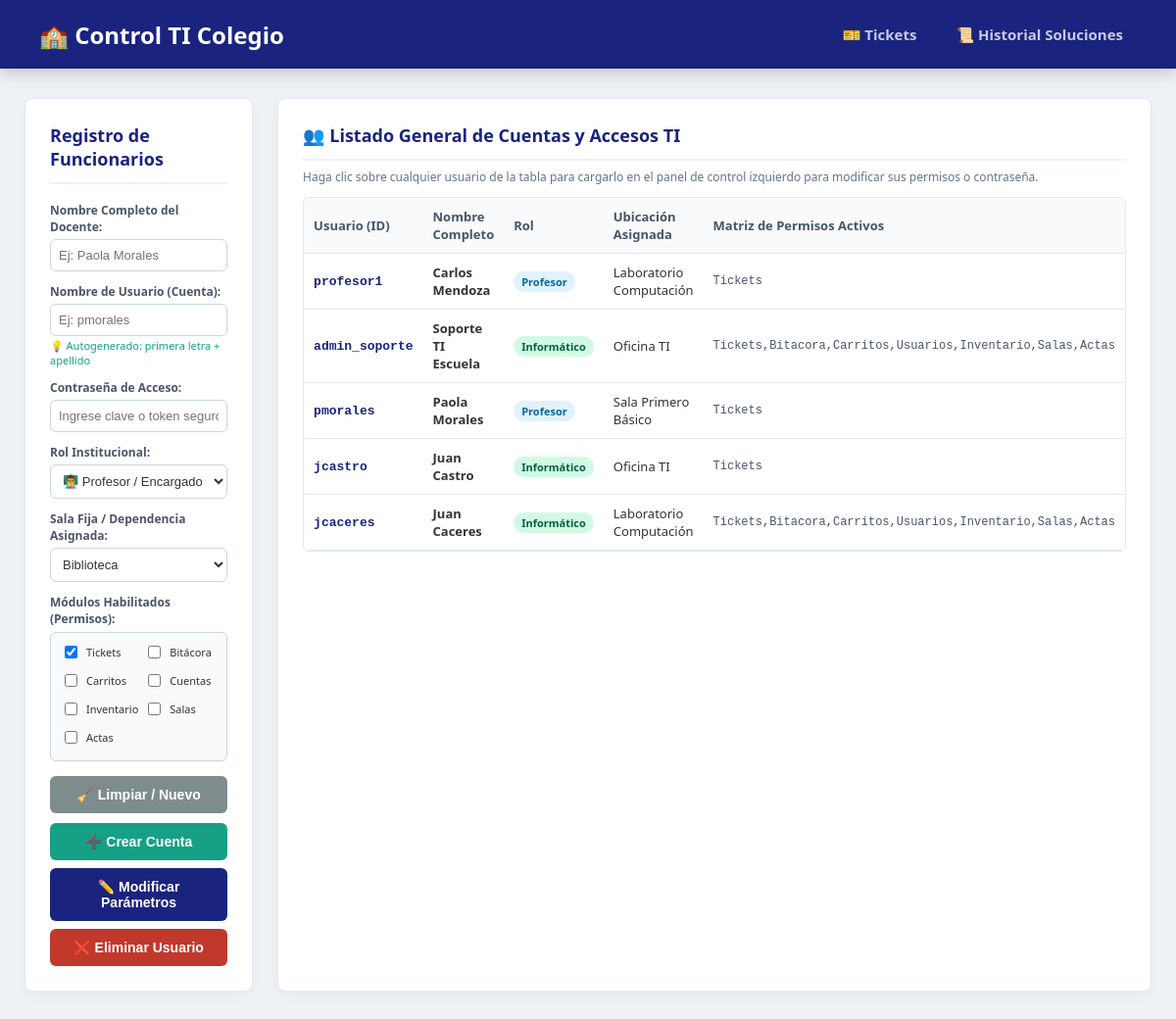
/mantenedor_usuarios (signed in), run on the app's committed database.
### tables this page shows
CREATE TABLE usuarios (
                    username TEXT PRIMARY KEY,
                    password TEXT NOT NULL,
                    rol TEXT NOT NULL,
                    nombre_completo TEXT NOT NULL,
                    sala_asignada TEXT DEFAULT 'Sala 1',
                    permisos TEXT DEFAULT 'Tickets'
                );

### app_escuela.py (the view, shortened to what this page needs)
@app.route('/mantenedor_usuarios', methods=['GET', 'POST'])
def mantenedor_usuarios():
    if 'usuario' not in session: return redirect(url_for('login'))
    usuarios_list = consultar_escuela("SELECT username, password, rol, nombre_completo, sala_asignada, permisos FROM usuarios")
    salas_raw = consultar_escuela("SELECT nombre_sala FROM salas ORDER BY nombre_sala ASC")
    salas_disponibles = [s[0] for s in salas_raw]
    return render_template('mantenedor_usuarios.html', usuarios=usuarios_list, salas_select=salas_disponibles)

### app_escuela.py (called while the page is built)
def consultar_escuela(query, params=()):
    try:
        with sqlite3.connect(modelo.db_name) as conexion:
            cursor = conexion.cursor()
            cursor.execute(query, params)
            return cursor.fetchall()
    except Exception as e:
        print(f"Error consulta: {e}")
        return []

### templates/mantenedor_usuarios.html (shortened to what this page needs)
<!DOCTYPE html>
<html lang="es">
<head>
</head>
<body>
    <nav>
        <a class="brand" href="#">🏫 Control TI Colegio</a>
        <div class="menu-items">
            {% if 'Tickets' in session.get('permisos', []) %} <a href="/dashboard">🎫 Tickets</a> {% endif %}
            <a href="/historial_soluciones">📜 Historial Soluciones</a>
        </div>
    </nav>
    <div class="container">
        <form class="left-panel" id="formUsuarios" action="/mantenedor_usuarios" method="POST">
            <h3>Registro de Funcionarios</h3>
            <div class="form-group">
                <label>Nombre Completo del Docente:</label>
                <input type="text" name="nombre_completo" id="txtNombreCompleto" required placeholder="Ej: Paola Morales" oninput="generarNombreUsuarioAutomatico()" autocomplete="off">
            </div>
            <div class="form-group">
                <label>Nombre de Usuario (Cuenta):</label>
                <input type="text" name="username" id="txtUsername" required placeholder="Ej: pmorales" autocomplete="off">
                <span class="hint-text" id="lblHint">💡 Autogenerado: primera letra + apellido</span>
            </div>
            <div class="form-group">
                <label>Contraseña de Acceso:</label>
                <input type="password" name="password" id="txtPassword" required placeholder="Ingrese clave o token seguro">
            </div>
            <div class="form-group">
                <label>Rol Institucional:</label>
                <select name="rol" id="cbRol" required>
                    <option value="Profesor">👨‍🏫 Profesor / Encargado de Sala</option>
                </select>
            </div>
            <div class="form-group">
                <label>Sala Fija / Dependencia Asignada:</label>
                <select name="sala_asignada" id="cbSalaAsignada" required>
                    {% for sala in salas_select %}
                        <option value="{{ sala }}">{{ sala }}</option>
                    {% endfor %}
                </select>
            </div>
            <div class="form-group">
                <label>Módulos Habilitados (Permisos):</label>
                <div class="permisos-grid">
                    <label><input type="checkbox" name="permisos" value="Tickets" class="chk-permiso" checked> Tickets</label>
                    <label><input type="checkbox" name="permisos" value="Bitacora" class="chk-permiso"> Bitácora</label>
                    <label><input type="checkbox" name="permisos" value="Carritos" class="chk-permiso"> Carritos</label>
                    <label><input type="checkbox" name="permisos" value="Usuarios" class="chk-permiso"> Cuentas</label>
                    <label><input type="checkbox" name="permisos" value="Inventario" class="chk-permiso"> Inventario</label>
                    <label><input type="checkbox" name="permisos" value="Salas" class="chk-permiso"> Salas</label>
                    <label><input type="checkbox" name="permisos" value="Actas" class="chk-permiso"> Actas</label>
                </div>
            </div>
            <div class="btn-group">
                <button type="button" style="background:#7f8c8d; color:white; margin-bottom: 2px;" onclick="limpiarFormulario()">🧹 Limpiar / Nuevo</button>
                <button type="submit" class="btn-success" onclick="setAccion('crear')">➕ Crear Cuenta</button>
                <button type="submit" class="btn-primary" onclick="setAccion('modificar')">✏️ Modificar Parámetros</button>
                <button type="submit" class="btn-danger" onclick="setAccion('eliminar')">❌ Eliminar Usuario</button>
            </div>
        </form>
        <div class="right-panel">
            <h3>👥 Listado General de Cuentas y Accesos TI</h3>
            <p style="font-size: 12px; color: #64748b; margin-top: -10px;">Haga clic sobre cualquier usuario de la tabla para cargarlo en el panel de control izquierdo para modificar sus permisos o contraseña.</p>
            <div class="table-container">
                <table>
                    <thead>
                        <tr>
                            <th>Usuario (ID)</th>
                            <th>Nombre Completo</th>
                            <th>Rol</th>
                            <th>Ubicación Asignada</th>
                            <th>Matriz de Permisos Activos</th>
                        </tr>
                    </thead>
                    <tbody>
                        {% for u in usuarios %}
                        <tr class="user-row" onclick="cargarUsuario(this, '{{ u[0] }}', '{{ u[1] }}', '{{ u[2] }}', '{{ u[3] }}', '{{ u[4] }}', '{{ u[5] }}')">
                            <td style="font-family: monospace; font-weight: bold; color: #1a237e;">{{ u[0] }}</td>
                            <td><strong>{{ u[3] }}</strong></td>
                            <td><span class="badge-rol rol-{{ u[2] }}">{{ u[2] }}</span></td>
                            <td>{{ u[4] }}</td>
                            <td style="color: #4a5568; font-size: 12px; font-family: monospace;">{{ u[5] }}</td>
                        </tr>
                        {% else %}
                        <tr>
                            <td colspan="5" style="text-align: center; color: #7f8c8d; padding: 20px;">No hay cuentas creadas en el sistema actualmente.</td>
                        </tr>
                        {% endfor %}
                    </tbody>
                </table>
            </div>
        </div>
    </div>
</body>
</html>

### templates/mantenedor_usuarios.html (style rules this page uses)
:root { --primary: #1a237e; --secondary: #283593; --success: #16a085; --light: #f5f7fa; --danger: #c0392b; }
body { font-family: 'Segoe UI', Tahoma, Geneva, Verdana, sans-serif; background: #eef2f7; margin: 0; padding: 0; color: #333; }
nav { background: var(--primary); color: white; padding: 15px 40px; display: flex; justify-content: space-between; align-items: center; box-shadow: 0 4px 15px rgba(0,0,0,0.2); }
nav a.brand { color: white; text-decoration: none; font-size: 24px; font-weight: 800; }
.menu-items { display: flex; gap: 12px; }
.menu-items a { color: #c5cae9; text-decoration: none; font-size: 15px; font-weight: 600; padding: 10px 14px; border-radius: 6px; text-decoration: none; }
.container { max-width: 1400px; margin: 30px auto; padding: 0 25px; display: flex; gap: 25px; }
.left-panel { width: 360px; background: white; border-radius: 8px; padding: 25px; box-shadow: 0 4px 12px rgba(0,0,0,0.04); height: fit-content; border: 1px solid #e2e8f0; }
.right-panel { flex-grow: 1; background: white; border-radius: 8px; padding: 25px; box-shadow: 0 4px 12px rgba(0,0,0,0.04); border: 1px solid #e2e8f0; }
h3 { margin-top: 0; color: var(--primary); font-size: 18px; border-bottom: 2px solid #edf2f7; padding-bottom: 12px; font-weight: 700; }
.form-group { margin-bottom: 12px; }
label { display: block; font-size: 12px; font-weight: 600; margin-bottom: 4px; color: #4a5568; }
input, select { width: 100%; box-sizing: border-box; padding: 8px; font-size: 13px; border: 1px solid #cbd5e1; border-radius: 6px; background: #fff; color: #333; }
.permisos-grid { display: grid; grid-template-columns: 1fr 1fr; gap: 6px; background: #f8fafc; padding: 10px; border: 1px solid #cbd5e1; border-radius: 6px; margin-top: 5px; }
.permisos-grid label { display: flex; align-items: center; gap: 6px; font-size: 11px; font-weight: normal; cursor: pointer; color: #333; }
.permisos-grid input { width: auto; cursor: pointer; }
.btn-group { display: flex; flex-direction: column; gap: 8px; margin-top: 15px; }
button { width: 100%; padding: 11px; font-size: 14px; font-weight: bold; border-radius: 6px; cursor: pointer; border: none; }
button.btn-success { background: var(--success); color: white; }
button.btn-primary { background: var(--primary); color: white; }
button.btn-danger { background: var(--danger); color: white; }
table { width: 100%; border-collapse: collapse; font-size: 13px; }
th, td { padding: 10px; text-align: left; border-bottom: 1px solid #e2e8f0; }
th { background: #f8fafc; color: #475569; font-weight: 600; }
tr.user-row { cursor: pointer; }
.badge-rol { padding: 3px 8px; border-radius: 12px; font-size: 11px; font-weight: bold; }
.rol-Profesor { background: #e0f2fe; color: #0369a1; }
.rol-Informático { background: #d1fae5; color: #065f46; }
.table-container { max-height: 500px; overflow-y: auto; border: 1px solid #e2e8f0; border-radius: 6px; }
.hint-text { font-size: 11px; color: #16a085; font-weight: 500; margin-top: 2px; display: block; }

### data on the page
usuarios: username "profesor1", nombre_completo "Carlos Mendoza", rol "Profesor", sala_asignada "Laboratorio Computación", permisos "Tickets"
usuarios: username "admin_soporte", nombre_completo "Soporte TI Escuela", rol "Informático", sala_asignada "Oficina TI", permisos "Tickets,Bitacora,Carritos,Usuarios,Inventario,Salas,Actas"
usuarios: username "pmorales", nombre_completo "Paola Morales", rol "Profesor", sala_asignada "Sala Primero Básico", permisos "Tickets"
usuarios: username "jcastro", nombre_completo "Juan Castro", rol "Informático", sala_asignada "Oficina TI", permisos "Tickets"
usuarios: username "jcaceres", nombre_completo "Juan Caceres", rol "Informático", sala_asignada "Laboratorio Computación", permisos "Tickets,Bitacora,Carritos,Usuarios,Inventario,Salas,Actas"

### other printed values
form field sala_asignada "Biblioteca"
